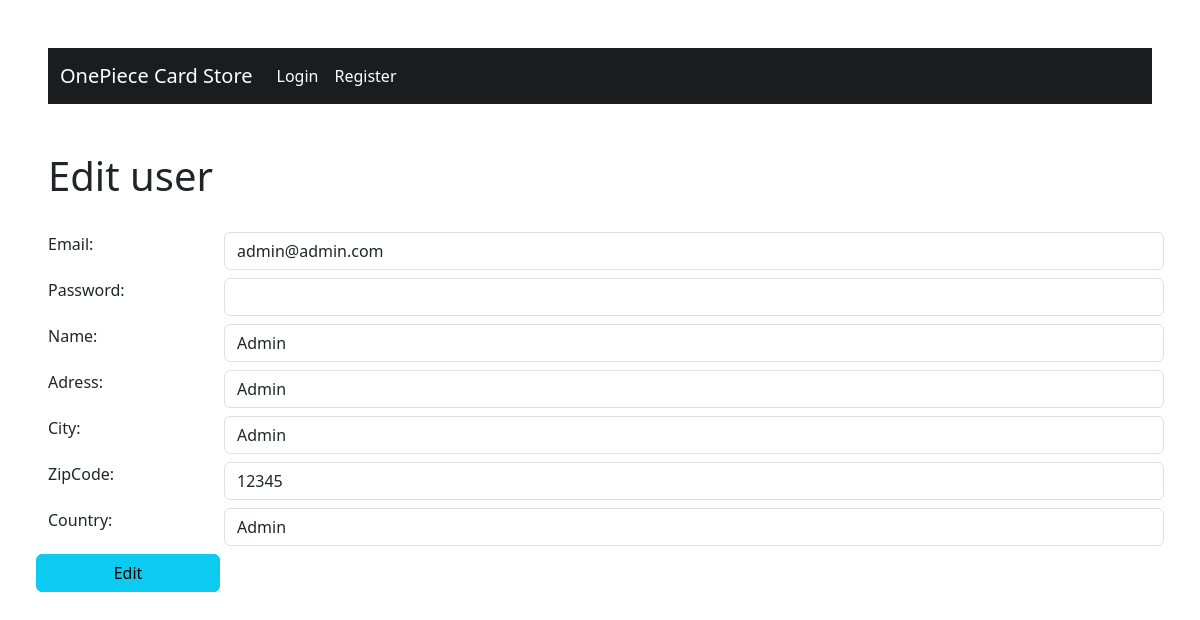
Screenshot of /user_edit/1 with the database file from the repository.
### blueprints/databases.py (models this page shows)
class User(db.Model, UserMixin):
    id = db.Column(db.Integer, primary_key=True)
    email = db.Column(db.String(50), nullable=False, default=False)
    password = db.Column(db.String(50), nullable=False, default=False)
    name = db.Column(db.String(25))
    adress = db.Column(db.String(75))
    city = db.Column(db.String(20))
    zipcode = db.Column(db.Integer)
    country = db.Column(db.String(20))
    is_admin = db.Column(db.Boolean, nullable=False, default=False)

### blueprints/users.py (the view, shortened to what this page needs)
@users.route("/user_edit/<user_id>", methods=["GET", "POST"])
def user_edit(user_id):
    user = User.query.filter(User.id == user_id).first()
    form = UserForm(obj=user)
    return render_template("user_edit.html", form=form, user=user)

### blueprints/forms.py
class UserForm(FlaskForm):
    email = StringField("Email: ", validators=[DataRequired("Enter email")])
    email_check = StringField("Email Check: ", validators=[DataRequired("Enter email check")])
    password = PasswordField("Password: ", validators=[DataRequired("Enter password")])
    password_check = PasswordField("Password Check: ", validators=[DataRequired("Enter password check")])
    name = StringField("Name: ", validators=[DataRequired("Enter name")])
    adress = StringField("Adress: ", validators=[DataRequired("Enter adress")])
    city = StringField("City: ", validators=[DataRequired("Enter city")])
    zipcode = IntegerField("ZipCode: ", validators=[DataRequired("Enter zipcode")])
    country = StringField("Country: ", validators=[DataRequired("Enter country")])
    is_admin = BooleanField("Is admin?: ")

### templates/user_edit.html (shortened to what this page needs)
{% extends "base.html" %}
{% block body %}
<div class="mx-lg-5 pb-lg-4">
    <h1>Edit user</h1>
</div>
<div class="mx-lg-5">
    <form id="card-form" action="{{ url_for('users.user_edit', user_id=user.id) }}" method="POST">
        <div class="row pb-lg-2">
            {{ form.email.label(class_="col-2 form-label") }}
            {{ form.email(class_="col form-control") }}
        </div>
        <div class="row pb-lg-2">
            {{ form.password.label(class_="col-2 form-label") }}
            {{ form.password(class_="col form-control") }}
        </div>
        <div class="row pb-lg-2">
            {{ form.name.label(class_="col-2 form-label") }}
            {{ form.name(class_="col form-control") }}
        </div>
        <div class="row pb-lg-2">
            {{ form.adress.label(class_="col-2 form-label") }}
            {{ form.adress(class_="col form-control") }}
        </div>
        <div class="row pb-lg-2">
            {{ form.city.label(class_="col-2 form-label") }}
            {{ form.city(class_="col form-control") }}
        </div>
        <div class="row pb-lg-2">
            {{ form.zipcode.label(class_="col-2 form-label") }}
            {{ form.zipcode(class_="col form-control") }}
        </div>
        <div class="row pb-lg-2">
            {{ form.country.label(class_="col-2 form-label") }}
            {{ form.country(class_="col form-control") }}
        </div>
        <div class="row col-lg-2 pb-lg-2">
            <input type="submit" value="Edit" class="btn btn-info">
        </div>
    </form>
</div>
{% endblock %}

### rows the page displays
User: email "admin@admin.com", name "Admin", adress "Admin", city "Admin", zipcode "12345", country "Admin"
